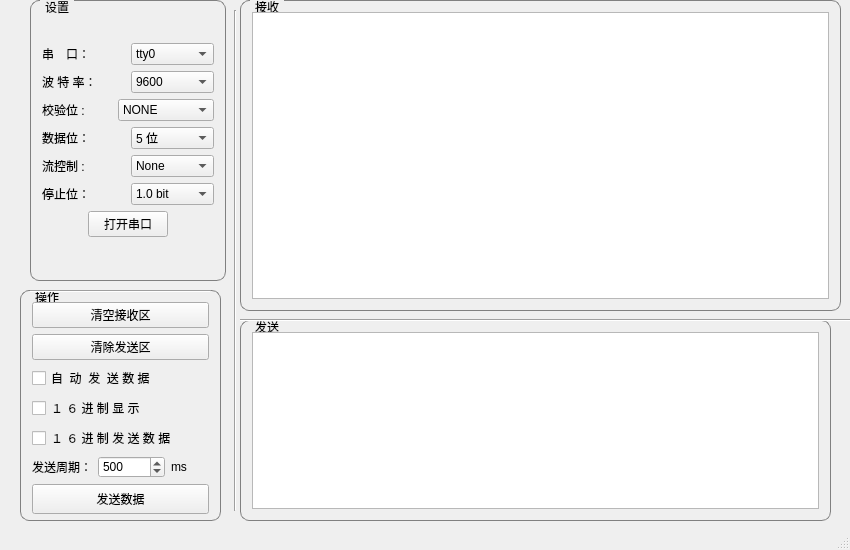
<?xml version="1.0" encoding="UTF-8"?>
<ui version="4.0">
 <class>MainWindow</class>
 <widget class="QMainWindow" name="MainWindow">
  <property name="geometry">
   <rect>
    <x>0</x>
    <y>0</y>
    <width>850</width>
    <height>550</height>
   </rect>
  </property>
  <property name="minimumSize">
   <size>
    <width>850</width>
    <height>550</height>
   </size>
  </property>
  <property name="maximumSize">
   <size>
    <width>850</width>
    <height>550</height>
   </size>
  </property>
  <property name="windowTitle">
   <string>串口助手</string>
  </property>
  <property name="windowIcon">
   <iconset resource="res.qrc">
    <normaloff>:/img/serialport.jpg</normaloff>:/img/serialport.jpg</iconset>
  </property>
  <property name="autoFillBackground">
   <bool>false</bool>
  </property>
  <widget class="QWidget" name="centralWidget">
   <widget class="QGroupBox" name="groupBox">
    <property name="enabled">
     <bool>true</bool>
    </property>
    <property name="geometry">
     <rect>
      <x>30</x>
      <y>0</y>
      <width>196</width>
      <height>281</height>
     </rect>
    </property>
    <property name="mouseTracking">
     <bool>false</bool>
    </property>
    <property name="focusPolicy">
     <enum>Qt::NoFocus</enum>
    </property>
    <property name="contextMenuPolicy">
     <enum>Qt::DefaultContextMenu</enum>
    </property>
    <property name="acceptDrops">
     <bool>false</bool>
    </property>
    <property name="autoFillBackground">
     <bool>false</bool>
    </property>
    <property name="styleSheet">
     <string notr="true">QGroupBox {
    border: 1px solid gray;
    border-radius: 9px;
	margin-top: 0.5em;
}

QGroupBox::title {
    subcontrol-origin: margin;
    left: 10px;
    padding: 0 3px 0 3px;
}</string>
    </property>
    <property name="locale">
     <locale language="Chinese" country="China"/>
    </property>
    <property name="title">
     <string>设置</string>
    </property>
    <property name="flat">
     <bool>false</bool>
    </property>
    <property name="checkable">
     <bool>false</bool>
    </property>
    <layout class="QVBoxLayout" name="verticalLayout_3">
     <item>
      <layout class="QVBoxLayout" name="verticalLayout">
       <item>
        <layout class="QHBoxLayout" name="horizontalLayout">
         <item>
          <widget class="QLabel" name="label">
           <property name="text">
            <string>串　口：　</string>
           </property>
          </widget>
         </item>
         <item>
          <widget class="QComboBox" name="serialPortComboBox">
           <item>
            <property name="text">
             <string>tty0</string>
            </property>
           </item>
          </widget>
         </item>
        </layout>
       </item>
       <item>
        <layout class="QHBoxLayout" name="horizontalLayout_2">
         <item>
          <widget class="QLabel" name="label_2">
           <property name="text">
            <string>波 特 率： </string>
           </property>
          </widget>
         </item>
         <item>
          <widget class="QComboBox" name="rateComboBox">
           <property name="currentIndex">
            <number>0</number>
           </property>
           <item>
            <property name="text">
             <string>9600</string>
            </property>
           </item>
           <item>
            <property name="text">
             <string>19200</string>
            </property>
           </item>
           <item>
            <property name="text">
             <string>38400</string>
            </property>
           </item>
           <item>
            <property name="text">
             <string>57600</string>
            </property>
           </item>
           <item>
            <property name="text">
             <string>115200</string>
            </property>
           </item>
          </widget>
         </item>
        </layout>
       </item>
       <item>
        <layout class="QHBoxLayout" name="horizontalLayout_3">
         <item>
          <widget class="QLabel" name="label_3">
           <property name="text">
            <string>校验位 : </string>
           </property>
          </widget>
         </item>
         <item>
          <spacer name="horizontalSpacer_3">
           <property name="orientation">
            <enum>Qt::Horizontal</enum>
           </property>
           <property name="sizeHint" stdset="0">
            <size>
             <width>40</width>
             <height>20</height>
            </size>
           </property>
          </spacer>
         </item>
         <item>
          <widget class="QComboBox" name="checkBitComboBox">
           <item>
            <property name="text">
             <string>NONE</string>
            </property>
           </item>
           <item>
            <property name="text">
             <string>偶校验</string>
            </property>
           </item>
           <item>
            <property name="text">
             <string>奇校验</string>
            </property>
           </item>
           <item>
            <property name="text">
             <string>SpaceParity</string>
            </property>
           </item>
           <item>
            <property name="text">
             <string>MaskParity</string>
            </property>
           </item>
          </widget>
         </item>
        </layout>
       </item>
       <item>
        <layout class="QHBoxLayout" name="horizontalLayout_4">
         <item>
          <widget class="QLabel" name="label_4">
           <property name="text">
            <string>数据位：</string>
           </property>
          </widget>
         </item>
         <item>
          <widget class="QComboBox" name="dataBitComboBox">
           <property name="enabled">
            <bool>true</bool>
           </property>
           <property name="currentText">
            <string>8 位</string>
           </property>
           <item>
            <property name="text">
             <string>5 位</string>
            </property>
           </item>
           <item>
            <property name="text">
             <string>6 位</string>
            </property>
           </item>
           <item>
            <property name="text">
             <string>7 位</string>
            </property>
           </item>
           <item>
            <property name="text">
             <string>8 位</string>
            </property>
           </item>
          </widget>
         </item>
        </layout>
       </item>
       <item>
        <layout class="QHBoxLayout" name="horizontalLayout_7">
         <item>
          <widget class="QLabel" name="flowContrlLabel">
           <property name="text">
            <string>流控制 :       </string>
           </property>
          </widget>
         </item>
         <item>
          <widget class="QComboBox" name="flowContrlstopBitComboBox">
           <item>
            <property name="text">
             <string>None</string>
            </property>
           </item>
           <item>
            <property name="text">
             <string>rts/cts</string>
            </property>
           </item>
           <item>
            <property name="text">
             <string>xon/xoff</string>
            </property>
           </item>
          </widget>
         </item>
        </layout>
       </item>
       <item>
        <layout class="QHBoxLayout" name="horizontalLayout_5">
         <item>
          <widget class="QLabel" name="label_5">
           <property name="text">
            <string>停止位：</string>
           </property>
          </widget>
         </item>
         <item>
          <widget class="QComboBox" name="stopBitComboBox">
           <item>
            <property name="text">
             <string>1.0 bit</string>
            </property>
           </item>
           <item>
            <property name="text">
             <string>1.5 bits</string>
            </property>
           </item>
           <item>
            <property name="text">
             <string>2.0 bits</string>
            </property>
           </item>
          </widget>
         </item>
        </layout>
       </item>
       <item>
        <layout class="QHBoxLayout" name="horizontalLayout_6">
         <item>
          <spacer name="horizontalSpacer">
           <property name="orientation">
            <enum>Qt::Horizontal</enum>
           </property>
           <property name="sizeHint" stdset="0">
            <size>
             <width>40</width>
             <height>20</height>
            </size>
           </property>
          </spacer>
         </item>
         <item>
          <widget class="QPushButton" name="openPushButton">
           <property name="text">
            <string>打开串口</string>
           </property>
          </widget>
         </item>
         <item>
          <spacer name="horizontalSpacer_2">
           <property name="orientation">
            <enum>Qt::Horizontal</enum>
           </property>
           <property name="sizeHint" stdset="0">
            <size>
             <width>40</width>
             <height>20</height>
            </size>
           </property>
          </spacer>
         </item>
        </layout>
       </item>
      </layout>
     </item>
    </layout>
   </widget>
   <widget class="Line" name="line">
    <property name="geometry">
     <rect>
      <x>210</x>
      <y>10</y>
      <width>51</width>
      <height>501</height>
     </rect>
    </property>
    <property name="orientation">
     <enum>Qt::Vertical</enum>
    </property>
   </widget>
   <widget class="QGroupBox" name="groupBox_3">
    <property name="enabled">
     <bool>true</bool>
    </property>
    <property name="geometry">
     <rect>
      <x>240</x>
      <y>0</y>
      <width>601</width>
      <height>311</height>
     </rect>
    </property>
    <property name="mouseTracking">
     <bool>false</bool>
    </property>
    <property name="focusPolicy">
     <enum>Qt::NoFocus</enum>
    </property>
    <property name="contextMenuPolicy">
     <enum>Qt::DefaultContextMenu</enum>
    </property>
    <property name="acceptDrops">
     <bool>false</bool>
    </property>
    <property name="autoFillBackground">
     <bool>false</bool>
    </property>
    <property name="styleSheet">
     <string notr="true">QGroupBox {
    border: 1px solid gray;
    border-radius: 9px;
	margin-top: 0.5em;
}

QGroupBox::title {
    subcontrol-origin: margin;
    left: 10px;
    padding: 0 3px 0 3px;
}</string>
    </property>
    <property name="locale">
     <locale language="Chinese" country="China"/>
    </property>
    <property name="title">
     <string>接收</string>
    </property>
    <property name="flat">
     <bool>false</bool>
    </property>
    <property name="checkable">
     <bool>false</bool>
    </property>
    <layout class="QVBoxLayout" name="verticalLayout_6">
     <item>
      <widget class="QTextEdit" name="recvTextEdit"/>
     </item>
    </layout>
   </widget>
   <widget class="QGroupBox" name="groupBox_4">
    <property name="enabled">
     <bool>true</bool>
    </property>
    <property name="geometry">
     <rect>
      <x>240</x>
      <y>320</y>
      <width>591</width>
      <height>201</height>
     </rect>
    </property>
    <property name="mouseTracking">
     <bool>false</bool>
    </property>
    <property name="focusPolicy">
     <enum>Qt::NoFocus</enum>
    </property>
    <property name="contextMenuPolicy">
     <enum>Qt::DefaultContextMenu</enum>
    </property>
    <property name="acceptDrops">
     <bool>false</bool>
    </property>
    <property name="autoFillBackground">
     <bool>false</bool>
    </property>
    <property name="styleSheet">
     <string notr="true">QGroupBox {
    border: 1px solid gray;
    border-radius: 9px;
	margin-top: 0.5em;
}

QGroupBox::title {
    subcontrol-origin: margin;
    left: 10px;
    padding: 0 3px 0 3px;
}</string>
    </property>
    <property name="locale">
     <locale language="Chinese" country="China"/>
    </property>
    <property name="title">
     <string>发送</string>
    </property>
    <property name="flat">
     <bool>false</bool>
    </property>
    <property name="checkable">
     <bool>false</bool>
    </property>
    <layout class="QVBoxLayout" name="verticalLayout_8">
     <item>
      <layout class="QHBoxLayout" name="horizontalLayout_27">
       <item>
        <widget class="QTextEdit" name="sendTextEdit"/>
       </item>
      </layout>
     </item>
    </layout>
   </widget>
   <widget class="QGroupBox" name="groupBox_2">
    <property name="enabled">
     <bool>true</bool>
    </property>
    <property name="geometry">
     <rect>
      <x>20</x>
      <y>290</y>
      <width>201</width>
      <height>231</height>
     </rect>
    </property>
    <property name="mouseTracking">
     <bool>false</bool>
    </property>
    <property name="focusPolicy">
     <enum>Qt::NoFocus</enum>
    </property>
    <property name="contextMenuPolicy">
     <enum>Qt::DefaultContextMenu</enum>
    </property>
    <property name="acceptDrops">
     <bool>false</bool>
    </property>
    <property name="autoFillBackground">
     <bool>false</bool>
    </property>
    <property name="styleSheet">
     <string notr="true">QGroupBox {
    border: 1px solid gray;
    border-radius: 9px;
	margin-top: 0.5em;
}

QGroupBox::title {
    subcontrol-origin: margin;
    left: 10px;
    padding: 0 3px 0 3px;
}</string>
    </property>
    <property name="locale">
     <locale language="Chinese" country="China"/>
    </property>
    <property name="title">
     <string>操作</string>
    </property>
    <property name="flat">
     <bool>false</bool>
    </property>
    <property name="checkable">
     <bool>false</bool>
    </property>
    <layout class="QVBoxLayout" name="verticalLayout_2">
     <item>
      <layout class="QVBoxLayout" name="verticalLayout_4">
       <item>
        <widget class="QPushButton" name="clearRecvPushButton">
         <property name="text">
          <string>清空接收区</string>
         </property>
        </widget>
       </item>
       <item>
        <widget class="QPushButton" name="SendClearButton">
         <property name="text">
          <string>清除发送区</string>
         </property>
        </widget>
       </item>
       <item>
        <widget class="QCheckBox" name="autoSendCheckBox">
         <property name="text">
          <string>自  动  发  送 数 据</string>
         </property>
        </widget>
       </item>
       <item>
        <widget class="QCheckBox" name="hexShowCheckBox">
         <property name="text">
          <string>１ ６ 进 制 显 示</string>
         </property>
        </widget>
       </item>
       <item>
        <widget class="QCheckBox" name="hexSendcheckBox">
         <property name="text">
          <string>１ ６ 进 制 发 送 数 据</string>
         </property>
        </widget>
       </item>
       <item>
        <layout class="QHBoxLayout" name="horizontalLayout_26">
         <item>
          <widget class="QLabel" name="label_22">
           <property name="text">
            <string>发送周期：</string>
           </property>
          </widget>
         </item>
         <item>
          <widget class="QSpinBox" name="autoSendPeriodLineEdit">
           <property name="minimum">
            <number>1</number>
           </property>
           <property name="maximum">
            <number>100000000</number>
           </property>
           <property name="singleStep">
            <number>100</number>
           </property>
           <property name="value">
            <number>500</number>
           </property>
          </widget>
         </item>
         <item>
          <widget class="QLabel" name="label_23">
           <property name="text">
            <string>ms</string>
           </property>
          </widget>
         </item>
        </layout>
       </item>
       <item>
        <spacer name="verticalSpacer">
         <property name="orientation">
          <enum>Qt::Vertical</enum>
         </property>
         <property name="sizeHint" stdset="0">
          <size>
           <width>20</width>
           <height>40</height>
          </size>
         </property>
        </spacer>
       </item>
       <item>
        <layout class="QHBoxLayout" name="horizontalLayout_24">
         <item>
          <widget class="QPushButton" name="sendPushButton1">
           <property name="enabled">
            <bool>true</bool>
           </property>
           <property name="sizePolicy">
            <sizepolicy hsizetype="Minimum" vsizetype="Minimum">
             <horstretch>0</horstretch>
             <verstretch>0</verstretch>
            </sizepolicy>
           </property>
           <property name="minimumSize">
            <size>
             <width>20</width>
             <height>30</height>
            </size>
           </property>
           <property name="text">
            <string>发送数据</string>
           </property>
          </widget>
         </item>
        </layout>
       </item>
       <item>
        <layout class="QHBoxLayout" name="horizontalLayout_25"/>
       </item>
      </layout>
     </item>
    </layout>
   </widget>
   <widget class="Line" name="line_3">
    <property name="geometry">
     <rect>
      <x>240</x>
      <y>310</y>
      <width>821</width>
      <height>21</height>
     </rect>
    </property>
    <property name="orientation">
     <enum>Qt::Horizontal</enum>
    </property>
   </widget>
   <widget class="Line" name="line_2">
    <property name="geometry">
     <rect>
      <x>30</x>
      <y>290</y>
      <width>181</width>
      <height>3</height>
     </rect>
    </property>
    <property name="orientation">
     <enum>Qt::Horizontal</enum>
    </property>
   </widget>
  </widget>
  <widget class="QStatusBar" name="statusBar"/>
  <widget class="QMenuBar" name="menuBar">
   <property name="geometry">
    <rect>
     <x>0</x>
     <y>0</y>
     <width>850</width>
     <height>23</height>
    </rect>
   </property>
  </widget>
 </widget>
 <layoutdefault spacing="6" margin="11"/>
 <resources>
  <include location="res.qrc"/>
 </resources>
 <connections/>
</ui>
